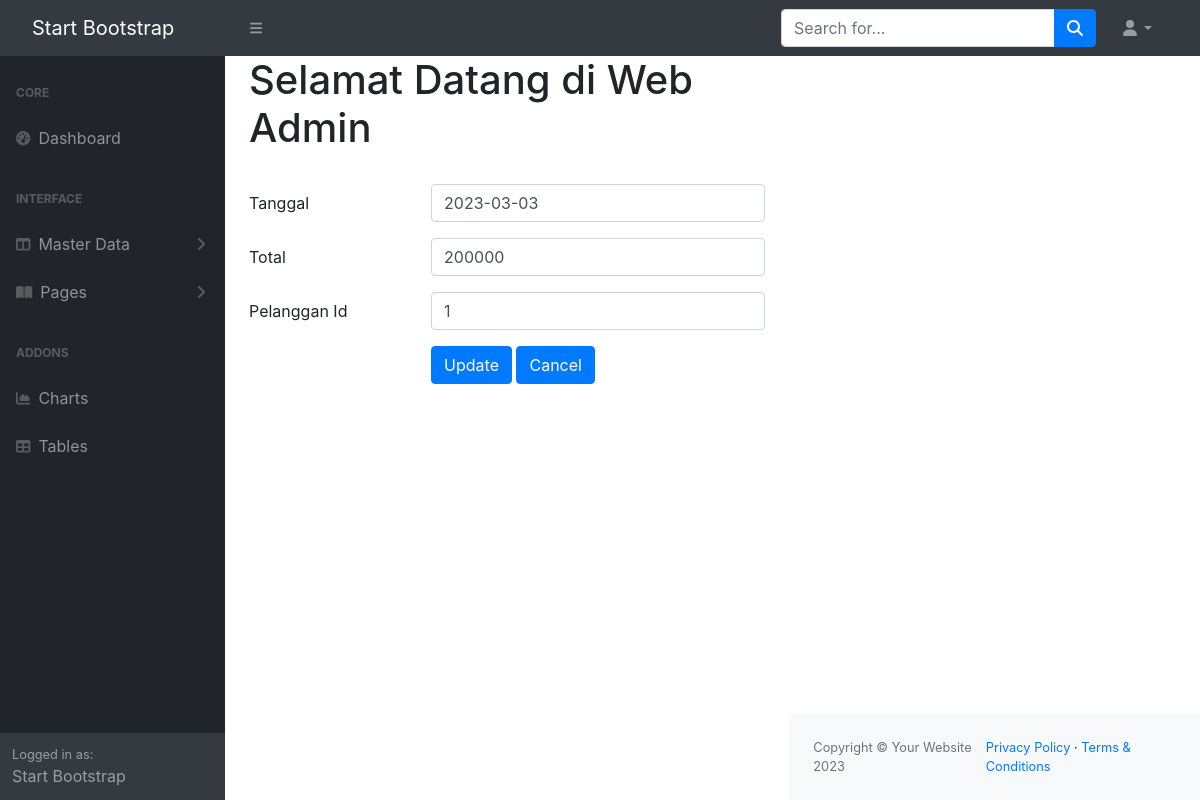
Page /admin/index.php?url=pesanan_form&idedit=1 on the committed database.
### tables this page shows
CREATE TABLE `pesanan` (
  `id` int(11) NOT NULL,
  `tanggal` date DEFAULT NULL,
  `total` double DEFAULT NULL,
  `pelanggan_id` int(11) NOT NULL
);

### admin/models/Pesanan.php (called while the page is built, shortened)
<?php
class Pesanan {
 private $koneksi;
 public function __construct(){
    global $dbh;
    $this->koneksi = $dbh;
}
public function getPesanan($id){
    $sql = "SELECT pesanan.*, pelanggan.nama as nama FROM pesanan INNER JOIN
    pelanggan ON pelanggan.id = pesanan.pelanggan_id WHERE pesanan.id = ?";
    $ps = $this->koneksi->prepare($sql);
    $ps->execute([$id]);
    $rs = $ps->fetch();
    return $rs;
}
}
?>

### admin/pesanan_form.php (the view, shortened to what this page needs)
<br>
<?php
$obj_pesanan = new Pesanan();
$idedit = $_REQUEST['idedit'];
$psn = !empty($idedit) ? $obj_pesanan->getPesanan($idedit) : array();
?>
<form action="pesanan_controller.php" method="POST">
      <div class="form-group row">
        <label for="text1" class="col-4 col-form-label">Tanggal</label>
        <div class="col-8">
          <input id="tanggal" name="tanggal" type="text" class="form-control" value="<?= $psn['tanggal'] ?>">
        </div>
      </div>
      <div class="form-group row">
        <label for="text2" class="col-4 col-form-label">Total</label>
        <div class="col-8">
          <input id="total" name="total" type="text" class="form-control" value="<?= $psn['total'] ?>">
        </div>
      </div>
      <div class="form-group row">
        <label for="text" class="col-4 col-form-label">Pelanggan Id</label>
        <div class="col-8">
          <input id="pelanggan_id" name="pelanggan_id" type="text" class="form-control" value="<?= $psn['pelanggan_id'] ?>">
        </div>
      </div>
      <div class="form-group row">
      <div class="offset-4 col-8">
          <?php
          if(empty($idedit)){
          ?>
          <button name="proses" type="submit" value="simpan" class="btn btn-primary">Submit</button>
          <?php
          }
          else {
            ?>
            <button name="proses" type="submit" value="ubah" class="btn btn-primary">Update</button>
            <?php
          }
          ?>
          <button name="proses" type="submit" value="batal" class="btn btn-primary">Cancel</button>
        </div>
      </div>
    </form>

### rows in the picture
pesanan: tanggal "2023-03-03", total "200000", pelanggan_id "1"
